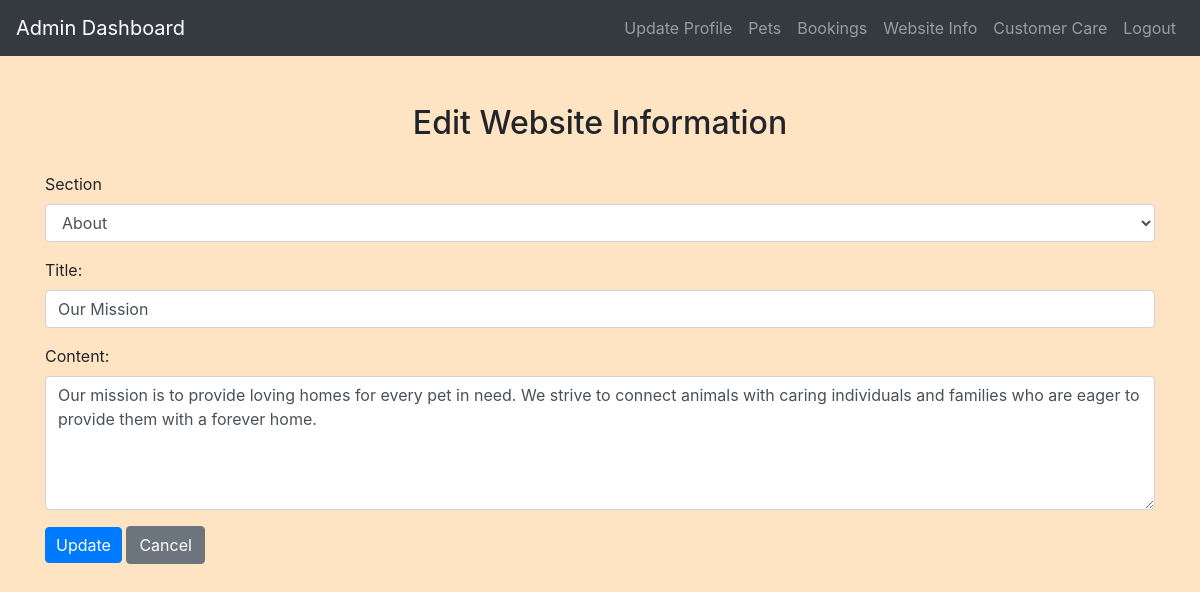
Page /admin/edit_info.php?id=3 (signed in) on the committed database.
### tables this page shows
CREATE TABLE `website_info` (
  `infoID` int(11) NOT NULL,
  `section` varchar(100) NOT NULL,
  `title` varchar(255) NOT NULL,
  `content` text NOT NULL
);

### admin/edit_info.php (the view, shortened to what this page needs)
<?php
include('config.php');
$infoID = $section = $title = $content = "";
$infoID = intval($_GET['id']);
$sql = "SELECT * FROM Website_Info WHERE infoID = ?";
if ($stmt = $conn->prepare($sql)) {
    $stmt->bind_param("i", $infoID);
    $stmt->execute();
    $result = $stmt->get_result();
    $row = $result->fetch_assoc();
    $section = $row['section'];
    $title = $row['title'];
    $content = $row['content'];
}
?>
<!DOCTYPE html>
<html lang="en">
<head>
    <link rel="stylesheet" href="https://maxcdn.bootstrapcdn.com/bootstrap/4.5.2/css/bootstrap.min.css">
    <link rel="stylesheet" href="../css/style.css">
</head>
<body>
<?php include('admin_navbar.php'); ?>
<div class="container mt-5">
    <h2>Edit Website Information</h2>
    <form method="post">
        <div class="form-group">
            <label for="section">Section</label>
            <select class="form-control" name="section">
                <option value="About" <?php if ($section == 'About') echo 'selected'; ?>>About</option>
            </select>
        </div>
        <div class="form-group">
            <label for="title">Title:</label>
            <input type="text" class="form-control" id="title" name="title" value="<?php echo htmlspecialchars($title); ?>">
        </div>
        <div class="form-group">
            <label for="content">Content:</label>
            <textarea class="form-control" id="content" name="content" rows="5"><?php echo htmlspecialchars($content); ?></textarea>
        </div>
        <button type="submit" class="btn btn-primary">Update</button>
        <a href="view_info.php" class="btn btn-secondary">Cancel</a>
    </form>
</div>
</body>
</html>

### css/style.css (style rules this page uses)
body { background-color: bisque; }
h1, h2, h3, h4 { text-align: center; margin-top: 30px; margin-bottom: 30px; }
.btn-primary { padding: 5px 10px; }

### rows in the picture
website_info: section "About", title "Our Mission", content "Our mission is to provide loving homes for every pet in need. We strive to connect animals with caring individuals and families who are eager to provide them with a forever home."
